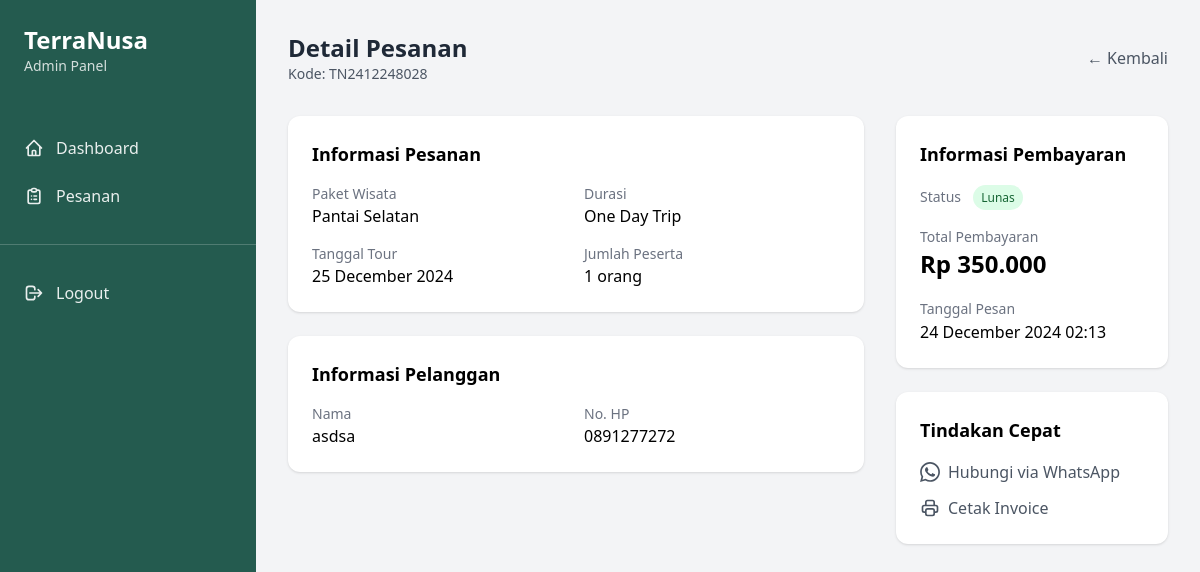
Screenshot of /admin/orders/view-order.php?id=26 (signed in) with the database file from the repository.
### tables this page shows
CREATE TABLE `orders` (
  `id` int(11) NOT NULL,
  `order_code` varchar(20) DEFAULT NULL,
  `package_id` int(11) DEFAULT NULL,
  `customer_name` varchar(100) DEFAULT NULL,
  `customer_phone` varchar(20) DEFAULT NULL,
  `tour_date` date DEFAULT NULL,
  `participant_count` int(11) DEFAULT NULL,
  `total_amount` decimal(10,2) DEFAULT NULL,
  `payment_status` enum('pending','paid','cancelled') DEFAULT 'pending',
  `created_at` timestamp NOT NULL DEFAULT current_timestamp()
);

CREATE TABLE `packagess` (
  `id` int(11) NOT NULL,
  `name` varchar(255) NOT NULL,
  `description` text DEFAULT NULL,
  `duration` varchar(50) DEFAULT NULL,
  `price` decimal(10,2) DEFAULT NULL,
  `image_url` varchar(255) DEFAULT NULL,
  `created_at` timestamp NOT NULL DEFAULT current_timestamp()
);

### admin/orders/view-order.php (the view, shortened to what this page needs)
<?php
require_once '../../includes/db.php';
$order_id = $_GET['id'] ?? 0;
$stmt = $conn->prepare("
    SELECT o.*, p.name as packagess, p.duration
    FROM orders o
    JOIN packagess p ON o.package_id = p.id
    WHERE o.id = ?
");
$stmt->bind_param("i", $order_id);
$stmt->execute();
$order = $stmt->get_result()->fetch_assoc();
?>
<!DOCTYPE html>
<html lang="id">
<head>
    <script src="https://cdn.tailwindcss.com"></script>
</head>
<body class="bg-gray-100">
    <div class="flex">
        <?php include '../includes/sidebar.php'; ?>
        <div class="flex-1">
            <div class="p-8">
                <div class="mb-8 flex justify-between items-center">
                    <div>
                        <h1 class="text-2xl font-bold text-gray-800">Detail Pesanan</h1>
                        <p class="text-sm text-gray-600">Kode: <?php echo $order['order_code']; ?></p>
                    </div>
                    <a href="index.php" class="text-gray-600 hover:text-gray-900">
                        ← Kembali
                    </a>
                </div>
                <div class="grid grid-cols-1 lg:grid-cols-3 gap-8">
                    <div class="lg:col-span-2 space-y-6">
                        <div class="bg-white rounded-xl shadow p-6">
                            <h2 class="text-lg font-semibold mb-4">Informasi Pesanan</h2>
                            <dl class="grid grid-cols-2 gap-4">
                                <div>
                                    <dt class="text-sm text-gray-500">Paket Wisata</dt>
                                    <dd class="font-medium"><?php echo $order['packagess']; ?></dd>
                                </div>
                                <div>
                                    <dt class="text-sm text-gray-500">Durasi</dt>
                                    <dd class="font-medium"><?php echo $order['duration']; ?></dd>
                                </div>
                                <div>
                                    <dt class="text-sm text-gray-500">Tanggal Tour</dt>
                                    <dd class="font-medium"><?php echo date('d F Y', strtotime($order['tour_date'])); ?></dd>
                                </div>
                                <div>
                                    <dt class="text-sm text-gray-500">Jumlah Peserta</dt>
                                    <dd class="font-medium"><?php echo $order['participant_count']; ?> orang</dd>
                                </div>
                            </dl>
                        </div>
                        <div class="bg-white rounded-xl shadow p-6">
                            <h2 class="text-lg font-semibold mb-4">Informasi Pelanggan</h2>
                            <dl class="grid grid-cols-2 gap-4">
                                <div>
                                    <dt class="text-sm text-gray-500">Nama</dt>
                                    <dd class="font-medium"><?php echo $order['customer_name']; ?></dd>
                                </div>
                                <div>
                                    <dt class="text-sm text-gray-500">No. HP</dt>
                                    <dd class="font-medium"><?php echo $order['customer_phone']; ?></dd>
                                </div>
                            </dl>
                        </div>
                    </div>
                    <div class="lg:col-span-1">
                        <div class="bg-white rounded-xl shadow p-6">
                            <h2 class="text-lg font-semibold mb-4">Informasi Pembayaran</h2>
                            <div class="space-y-4">
                                <div>
                                    <span class="text-sm text-gray-500">Status</span>
                                    <?php if ($order['payment_status'] === 'pending'): ?>
                                        <span class="ml-2 px-2 py-1 text-xs rounded-full bg-yellow-100 text-yellow-800">
                                            Pending
                                        </span>
                                    <?php elseif ($order['payment_status'] === 'paid'): ?>
                                        <span class="ml-2 px-2 py-1 text-xs rounded-full bg-green-100 text-green-800">
                                            Lunas
                                        </span>
                                    <?php else: ?>
                                        <span class="ml-2 px-2 py-1 text-xs rounded-full bg-red-100 text-red-800">
                                            Batal
                                        </span>
                                    <?php endif; ?>
                                </div>
                                <div>
                                    <span class="text-sm text-gray-500">Total Pembayaran</span>
                                    <p class="text-2xl font-bold text-primary">
                                        Rp <?php echo number_format($order['total_amount'], 0, ',', '.'); ?>
                                    </p>
                                </div>
                                <div>
                                    <span class="text-sm text-gray-500">Tanggal Pesan</span>
                                    <p class="font-medium">
                                        <?php echo date('d F Y H:i', strtotime($order['created_at'])); ?>
                                    </p>
                                </div>
                            </div>
                        </div>
                        <div class="bg-white rounded-xl shadow p-6 mt-6">
                            <h2 class="text-lg font-semibold mb-4">Tindakan Cepat</h2>
                            <div class="space-y-3">
                                <a href="https://wa.me/<?php echo $order['customer_phone']; ?>"
                                   target="_blank"
                                   class="flex items-center gap-2 text-gray-600 hover:text-green-600">
                                    Hubungi via WhatsApp
                                </a>
                                <button onclick="cetakInvoice(<?php echo $order['id']; ?>)"
                                        class="flex items-center gap-2 text-gray-600 hover:text-primary">
                                    Cetak Invoice
                                </button>
                            </div>
                        </div>
                    </div>
                </div>
            </div>
        </div>
    </div>
</body>
</html>

### rows the page displays
orders: order_code "TN2412248028", packagess.name "Pantai Selatan", packagess.duration "One Day Trip", tour_date "25 December 2024", participant_count "1", customer_name "asdsa", customer_phone "0891277272", total_amount "350.000", created_at "24 December 2024 02:13"
